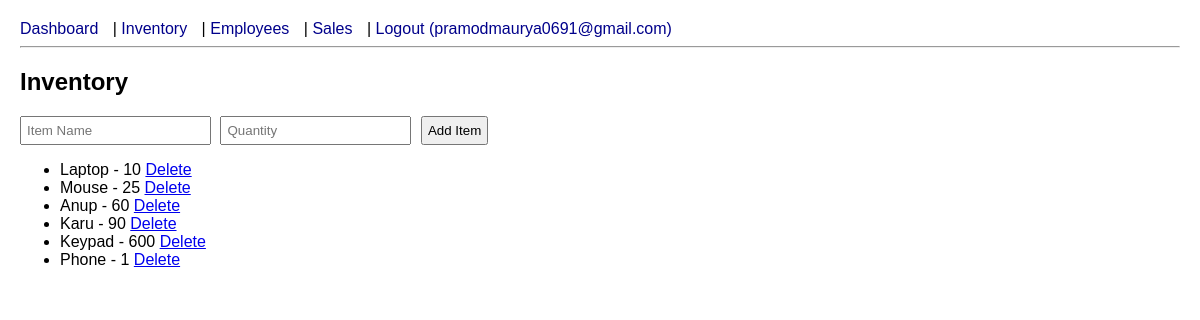
The page /inventory (signed in) on the database its author committed.
### tables this page shows
CREATE TABLE inventory (
    id INTEGER PRIMARY KEY AUTOINCREMENT,
    name TEXT NOT NULL,
    quantity INTEGER NOT NULL
);

### app.py (the view)
@app.route('/inventory')
def inventory():
    if 'username' not in session:
        return redirect(url_for('login'))
    db = get_db()
    items = db.execute("SELECT * FROM inventory").fetchall()
    return render_template('inventory.html', items=items)

### app.py (called while the page is built)
def get_db():
    if 'db' not in g:
        g.db = sqlite3.connect(DATABASE)
        g.db.row_factory = sqlite3.Row
    return g.db

### templates/inventory.html
{% extends "layout.html" %}
{% block content %}
<h2>Inventory</h2>
{% if session.get('role') == 'admin' %}
<form method="post" action="{{ url_for('add_inventory') }}">
  <input type="text" name="name" placeholder="Item Name" required>
  <input type="number" name="quantity" placeholder="Quantity" required>
  <button type="submit">Add Item</button>
</form>
{% endif %}
<ul>
  {% for item in items %}
  <li>{{ item.name }} - {{ item.quantity }}
    {% if session.get('role') == 'admin' %}
    <a href="{{ url_for('delete_inventory', id=item.id) }}">Delete</a>
    {% endif %}
  </li>
  {% endfor %}
</ul>
{% endblock %}

### templates/layout.html (shortened to what this page needs)
<!DOCTYPE html>
<html>
<head>
  <link rel="stylesheet" href="{{ url_for('static', filename='style.css') }}">
</head>
<body>
  <nav>
    <a href="{{ url_for('dashboard') }}">Dashboard</a> |
    <a href="{{ url_for('inventory') }}">Inventory</a> |
    <a href="{{ url_for('employees') }}">Employees</a> |
    <a href="{{ url_for('sales') }}">Sales</a> |
    {% if session.get('username') %}
      <a href="{{ url_for('logout') }}">Logout ({{ session.get('username') }})</a>
    {% endif %}
  </nav>
  <hr>
  {% block content %}{% endblock %}
</body>
</html>

### static/style.css (style rules this page uses)
body { font-family: Arial, sans-serif; margin: 20px; }
nav a { margin-right: 10px; text-decoration: none; color: darkblue; }
form input, form button { padding: 5px; margin-right: 5px; }

### rows shown on the page
inventory: name "Laptop", quantity "10"
inventory: name "Mouse", quantity "25"
inventory: name "Anup", quantity "60"
inventory: name "Karu", quantity "90"
inventory: name "Keypad", quantity "600"
inventory: name "Phone", quantity "1"

### other values the page prints
{{ session.get('username') }} "pramodmaurya0691@gmail.com"
